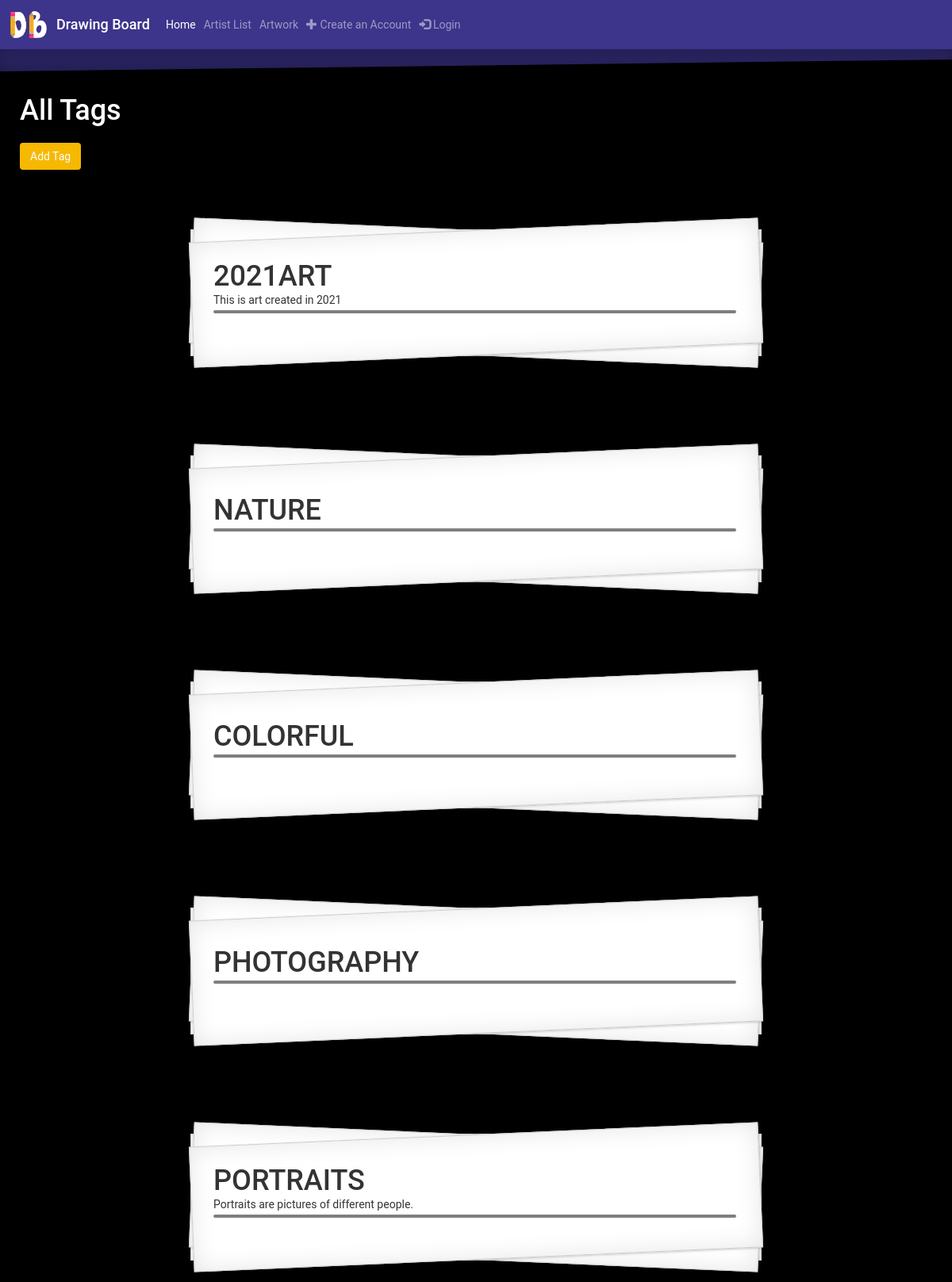
Screenshot of /tag_list with the database file from the repository.
### gallery/models.py (models this page shows, shortened)
class Tag(models.Model):
    tag_name = models.CharField(max_length=50)
    tag_description = models.TextField(max_length=280, null=True, blank=True)

### gallery/views.py (the view)
# urls.py: path('tag_list', views.tag_list, name='tag_list'),
def tag_list(request):
    tag = Tag.objects.all()
    return render(request, 'gallery/tag_list.html',
                  {'tags': tag})

### gallery/templates/gallery/tag_list.html (shortened to what this page needs)
<!DOCTYPE html>
<html lang="en">
{% extends 'gallery/base.html' %}
{% load static %}
{% block content %}
    <head>
    </head>
<body style="min-width: 411px">
    <div style="top: 70px; position: relative; z-index: 0">
        <h1 style="color: white; left: 25px; position: relative">All Tags</h1>
        <a href="{% url 'gallery:tag_new' %}" class="btn btn-dark" style="background-color: #f7b801; left: 25px; margin-top: 10px; position: relative">Add Tag</a>
        {% for tag in tags %}
            <div class="Card">
                <div class="Card-body">
                    <h1 class="Card-title">{{ tag.tag_name }}</h1>
                    <p class="Card-description">
                        {{ tag.tag_description }}
                    <hr style="border: 2px solid black; border-radius: 3px; opacity: .5; margin: 3px; margin-left: 0; position: relative"></p>
                </div>
            </div>
        {% endfor %}
    </div>
</body>
</html>
{% endblock %}

### gallery/templates/gallery/base.html (style rules this page uses)
body, html { font-family: 'Roboto', sans-serif; height: 100%; background-color: black; }

### gallery/templates/gallery/tag_list.html (style rules this page uses)
.Card { display: flex; justify-content: center; margin-top: 25px; width: 100%; min-height: 26rem; }
.Card-body { --margin: 2em; display: flex; flex-direction: column; justify-content: center; flex-basis: 60%; margin-top: var(--margin); margin-bottom: var(--margin); margin-left: -5em; padding: 0 1.4em; background-color: #fff; box-shadow: rgba(0,0,0,.2) 0 .2em .2em; }
.Card-title { margin-bottom: .4em; text-transform: uppercase; }
.Card-title, .Card-description { margin: 0; }
.Card-body, .Card-body:before, .Card-body:after { background-color: #fff; border: 1px solid #ccc; box-shadow: inset 0 0 30px rgba(0,0,0,0.1), 1px 1px 3px rgba(0,0,0,0.2); z-index: 4; }
.Card-body { position: relative; width: 100%; padding: 2em; margin: 50px auto; }
.Card-body:before, .Card-body:after { content: ""; position: absolute; left: 0; top: 0; width: 100%; height: 100%; -webkit-transform: rotateZ(2.5deg); -o-transform: rotate(2.5deg); transform: rotateZ(2.5deg); z-index: -1; }
.Card-body:after { -webkit-transform: rotateZ(-2.5deg); -o-transform: rotate(-2.5deg); transform: rotateZ(-2.5deg); }

### rows the page displays
Tag: tag_name "2021ART", tag_description "This is art created in 2021"
Tag: tag_name "NATURE"
Tag: tag_name "COLORFUL"
Tag: tag_name "PHOTOGRAPHY"
Tag: tag_name "PORTRAITS", tag_description "Portraits are pictures of different people."
